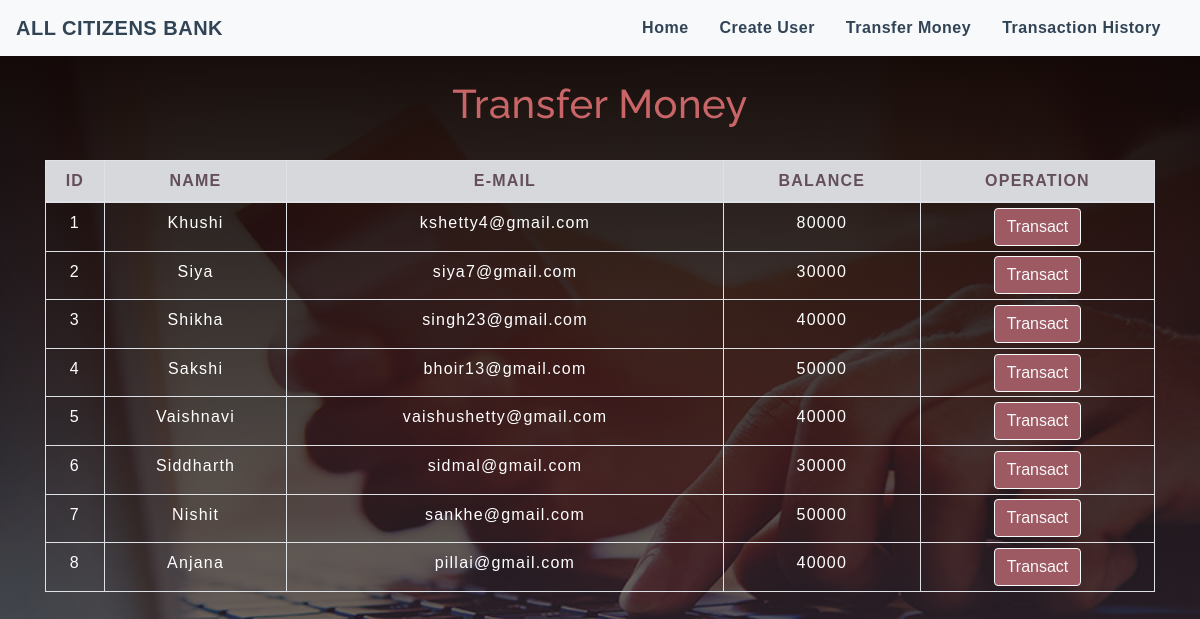
The app's page /transfermoney.php with its own data.
### tables this page shows
CREATE TABLE `users` (
  `id` int(3) NOT NULL,
  `name` text NOT NULL,
  `email` varchar(30) NOT NULL,
  `balance` int(8) NOT NULL
);

### transfermoney.php (the view, shortened to what this page needs)
<!DOCTYPE html>
<html lang="en">
<head>
    <link rel="stylesheet" href="https://maxcdn.bootstrapcdn.com/bootstrap/4.0.0/css/bootstrap.min.css">
    <link rel="stylesheet" type="text/css" href="css/table.css">
    <link rel="stylesheet" type="text/css" href="css/navbar.css">
</head>
<body style="background-color : #BDC3C7;">
<?php
    include 'config.php';
    $sql = "SELECT * FROM users";
    $result = mysqli_query($conn,$sql);
?>
<?php
  include 'navbar.php';
?>
<div class="container">
        <h2 class="text-center pt-4" style="color : #C96567;">Transfer Money</h2>
        <br>
            <div class="row">
                <div class="col">
                    <div class="table-responsive-sm">
                    <table class="table table-hover table-sm table-striped table-condensed table-bordered" style="border-color:black;">
                        <thead class="table-secondary" style="color : #644E5B;">
                            <tr>
                            <th scope="col" class="text-center py-2">ID</th>
                            <th scope="col" class="text-center py-2">NAME</th>
                            <th scope="col" class="text-center py-2">E-MAIL</th>
                            <th scope="col" class="text-center py-2">BALANCE</th>
                            <th scope="col" class="text-center py-2">OPERATION</th>
                            </tr>
                        </thead>
                        <tbody>
                <?php
                    while($rows=mysqli_fetch_assoc($result)){
                ?>
                    <tr style="color : white;">
                        <td class="py-2"><?php echo $rows['id'] ?></td>
                        <td class="py-2"><?php echo $rows['name']?></td>
                        <td class="py-2"><?php echo $rows['email']?></td>
                        <td class="py-2"><?php echo $rows['balance']?></td>
                        <td><a href="selecteduserdetail.php?id= <?php echo $rows['id'] ;?>"> <button type="button" class="btn btn-outline-light" style="background-color : #9E5A63;">Transact</button></a></td>
                    </tr>
                <?php
                    }
                ?>
                        </tbody>
                    </table>
                    </div>
                </div>
            </div>
         </div>
</body>
</html>

### navbar.php (shortened to what this page needs)
<nav class="navbar navbar-expand-md navbar-light bg-light" style="color : pink;">
<a class="navbar-brand" href="index.php" style="color : #314455;"><b>ALL CITIZENS BANK</b></a>
<div class="collapse navbar-collapse" id="collapsibleNavbar">
      <ul class="navbar-nav ml-auto">
        <li class="nav-item">
          <a class="nav-link" href="index.php" style="color : #314455;"><b>Home</b></a>
        </li>
        <li class="nav-item">
          <a class="nav-link" href="createuser.php" style="color : #314455;"><b>Create User</b></a>
        </li>
        <li class="nav-item">
          <a class="nav-link" href="transfermoney.php" style="color : #314455;"><b>Transfer Money</b></a>
        </li>
        <li class="nav-item">
          <a class="nav-link" href="transactionhistory.php" style="color : #314455;"><b>Transaction History</b></a>
        </li>
    </div>
 </nav>

### css/table.css (style rules this page uses)
* { padding: 0; margin: 0; box-sizing: border-box; font-family: sans-serif; }
h2 { font-size: 40px; }
table { letter-spacing: 1.2px; }
td { text-align: center; }
button { border:none; background: #d9d9d9; transition: 1s; }

### css/navbar.css (style rules this page uses)
.nav-link { margin-right: 15px; color:#2F363F; letter-spacing: 0.5px; transition: 0.5s; }
.navbar-brand { color: #4C4B4B; letter-spacing: 0.5px; }
h2 { color: #4C4B4B; letter-spacing: 0.5px; font-family: raleway; }

### transfermoney.php (style rules this page uses)
button { transition: 1.5s; }
body { height: 100vh; background-size: cover; background-position: center; background-image: linear-gradient(rgba(15,6,4,5),rgba(15,6,4,0.5)),url("img/image1.jpeg"); }

### records on screen
users: id "1", name "Khushi", email "kshetty4@gmail.com", balance "80000"
users: id "2", name "Siya", email "siya7@gmail.com", balance "30000"
users: id "3", name "Shikha", email "singh23@gmail.com", balance "40000"
users: id "4", name "Sakshi", email "bhoir13@gmail.com", balance "50000"
users: id "5", name "Vaishnavi", email "vaishushetty@gmail.com", balance "40000"
users: id "6", name "Siddharth", email "sidmal@gmail.com", balance "30000"
users: id "7", name "Nishit", email "sankhe@gmail.com", balance "50000"
users: id "8", name "Anjana", email "pillai@gmail.com", balance "40000"
